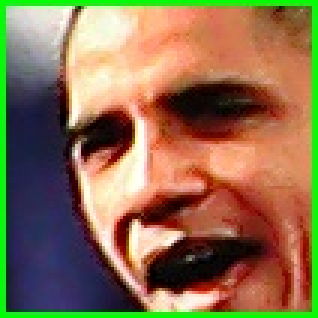
//> input picture FaceRecongnition/person14.jpg, 106 x 106 px, given in place of the camera (shown 3 times larger)
$ ./FaceRecongnition   (built with g++ and OpenCV 4)
//> lines starting //> are read from the running program, lines starting //| are printed output that depends on the picture; after the words box and inside, x2 and y2 are one past the last pixel; in counts of white or black regions, pixels touching at a corner belong together
### FaceRecongnition/stdafx.h
// stdafx.h : 标准系统包含文件的包含文件，
// 或是经常使用但不常更改的
// 特定于项目的包含文件
//

#pragma once

#include "targetver.h"

#include <stdio.h>
#include <tchar.h>


// TODO: 在此处引用程序需要的其他头文件

### FaceRecongnition/FaceRecongnition.cpp
// FaceRecongnition.cpp : 定义控制台应用程序的入口点。
//


#include "stdafx.h"


//Detect.cpp
//Preprocessing - Detect, Cut and Save
//@Author : TysonTangSong-liangchunjiang

#include "opencv2\opencv.hpp"
#include <iostream>
#include <iterator>
#include <stdio.h>


using namespace std;
using namespace cv;
#define CAM 2
#define PHO 1
#define K 5

/** Function Headers */
void detectAndDisplay(Mat frame);
/** Global variables */
String face_cascade_name = "haarcascade_frontalface_alt.xml";
String eyes_cascade_name = "haarcascade_eye_tree_eyeglasses.xml";
CascadeClassifier face_cascade;
CascadeClassifier eyes_cascade;
string window_name = "Capture - Face detection";
RNG rng(12345);

int person_judge = -1;

void readImage();
void faceReconginition(Mat image_face);
// [7 lines of commented-out code are left out]
cv::Ptr<cv::FaceRecognizer> model = cv::createLBPHFaceRecognizer(1,8,8,8,80);
int main()
{
	VideoCapture cap;
	cap.open(0);
	//model = createFisherFaceRecognizer();
	//readImage();
	//-- 1. Load the cascades
	if (!face_cascade.load(face_cascade_name)){ printf("--(!)Error loading\n"); return -1; };
	if (!eyes_cascade.load(eyes_cascade_name)){ printf("--(!)Error loading\n"); return -1; };
	//-- 2. Read the video stream
	if (!cap.isOpened())
	{
		cout << "open camera failed!" << endl;
		return -1;
	}

	int key = -1;
	Mat frame;
	while (key != 27)
	{
		cap >> frame;
//> frame is the input picture: 106 rows x 106 cols, CV_8UC3; mean B, G, R 80.5, 112.4, 140.9
		if (!frame.empty())
		{
			//Mat img2 = imread("p1.jpg");
			detectAndDisplay(frame);
			//imshow("src", frame);
			key = waitKey(20);
			if (key == 's')
			{
				imwrite("person.jpg", frame);
			}

		}
	}
	return 0;
}

/** @function detectAndDisplay */
void detectAndDisplay(Mat frame)
{
	std::vector<Rect> faces;
	Mat frame_gray;

	cvtColor(frame, frame_gray, COLOR_BGR2GRAY);
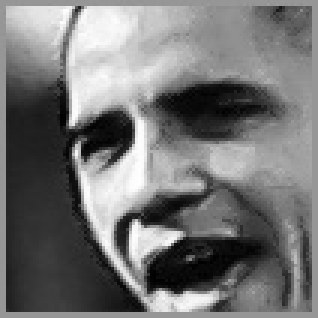
//> frame_gray: 106 rows x 106 cols, CV_8UC1 (shown 3 times larger); min 0, max 254, mean 117.3
	equalizeHist(frame_gray, frame_gray);
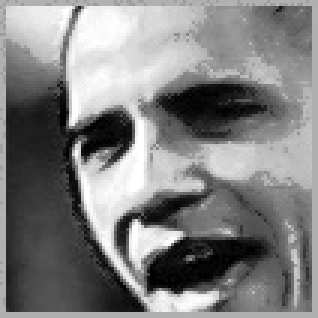
//> frame_gray: 106 rows x 106 cols, CV_8UC1 (shown 3 times larger); min 0, max 255, mean 128.6

	//-- Detect faces
	/*
	1.image表示的是要检测的输入图像
	2.objects表示检测到的人脸目标序列
	3.scaleFactor表示每次图像尺寸减小的比例
	4. minNeighbors表示每一个目标至少要被检测到3次才算是真的目标(因为周围的像素和不同的窗口大小都可以检测到人脸),
	5.minSize为目标的最小尺寸
	6.minSize为目标的最大尺寸
	*/
	face_cascade.detectMultiScale(frame_gray, faces, 1.1, 2, 0 | CASCADE_SCALE_IMAGE, Size(100, 100));
//> faces = empty
	//face_cascade.detectMultiScale(frame_gray, faces, 1.1, 3, CASCADE_SCALE_IMAGE, Size(70, 70),Size(100,100));
	Mat img_person;
	for (size_t i = 0; i < faces.size(); i++)
	{
		Point center(faces[i].x + faces[i].width / 2, faces[i].y + faces[i].height / 2);
		//ellipse(frame, center, Size(faces[i].width / 2, faces[i].height / 2), 0, 0, 360, Scalar(255, 0, 255), 4, 8, 0);

		//cout << faces[i].x << "," << faces[i].y << endl;
		rectangle(frame, Rect(faces[i].x, faces[i].y, faces[i].width, faces[i].height), Scalar(0, 255, 0), 2);
		Mat faceROI = frame_gray(faces[i]);
		std::vector<Rect> eyes;

		// [38 lines of commented-out code are left out]
		img_person = frame(faces[i]);
		//faceReconginition(img_person);
	}
//> this loop made 0 passes
	//-- Show what you got
	imshow(window_name, frame);
	char c = waitKey(2);
//> the Esc key is pressed
//> the Esc key is pressed
	if (c == 's')
	{
		/*Mat img = frame();*/
		imwrite("person.jpg",img_person);
	}
}

// [123 lines left out: functions readImage, faceReconginition, not called in this run]

$ run again, on FaceRecongnition/person15.jpg
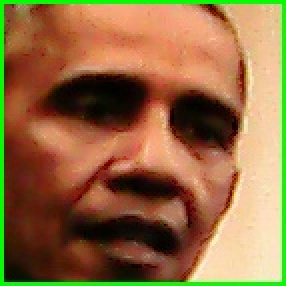
//> input picture FaceRecongnition/person15.jpg, 143 x 143 px, given in place of the camera (shown 2 times larger)
//> frame is the input picture: 143 rows x 143 cols, CV_8UC3; mean B, G, R 66, 107.9, 147.1
//> in detectAndDisplay, `equalizeHist(frame_gray, frame_gray);`:
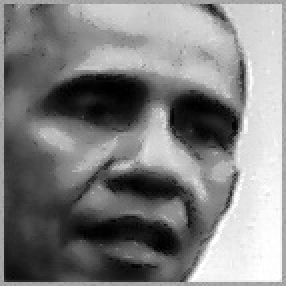
//> frame_gray: 143 rows x 143 cols, CV_8UC1 (shown 2 times larger); min 0, max 255, mean 128.2
//> faces = 1 Rect (x, y, width, height): [7, 6, 128, 128]
//> the loop in detectAndDisplay, `for (size_t i = 0; i < faces.size(); i++)` made 1 pass
//> center on pass 1: Point(71, 70)
//> after the loop in detectAndDisplay, `for (size_t i = 0; i < faces.size(); i++)`:
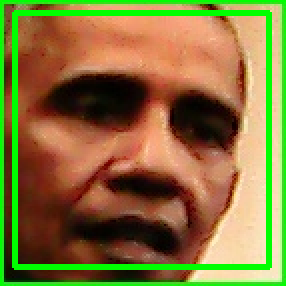
//> frame: 143 rows x 143 cols, CV_8UC3 (shown 2 times larger); 7.43% of pixels changed, all inside (x1, y1, x2, y2) = (6, 5, 136, 135)

$ run again, on FaceRecongnition/person16.jpg
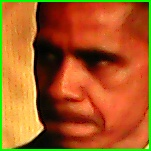
//> input picture FaceRecongnition/person16.jpg, 151 x 151 px, given in place of the camera
//> frame is the input picture: 151 rows x 151 cols, CV_8UC3; mean B, G, R 33.6, 91, 169.4
//> in detectAndDisplay, `equalizeHist(frame_gray, frame_gray);`:
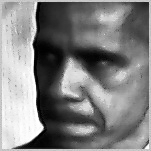
//> frame_gray: 151 rows x 151 cols, CV_8UC1; min 0, max 255, mean 128.2
//> faces = 1 Rect (x, y, width, height): [6, 10, 133, 133]
//> the loop in detectAndDisplay, `for (size_t i = 0; i < faces.size(); i++)` made 1 pass
//> center on pass 1: Point(72, 76)
//> after the loop in detectAndDisplay, `for (size_t i = 0; i < faces.size(); i++)`:
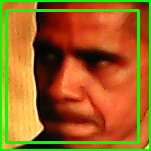
//> frame: 151 rows x 151 cols, CV_8UC3; 6.93% of pixels changed, all inside (x1, y1, x2, y2) = (5, 9, 140, 144)

$ run again, on FaceRecongnition/person17.jpg
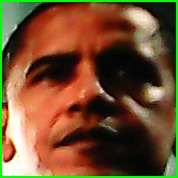
//> input picture FaceRecongnition/person17.jpg, 178 x 178 px, given in place of the camera
//> frame is the input picture: 178 rows x 178 cols, CV_8UC3; mean B, G, R 47.7, 80.1, 114.6
//> in detectAndDisplay, `equalizeHist(frame_gray, frame_gray);`:
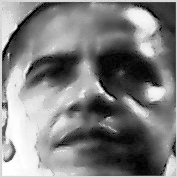
//> frame_gray: 178 rows x 178 cols, CV_8UC1; min 0, max 255, mean 128.5
//> faces = 1 Rect (x, y, width, height): [11, 10, 152, 152]
//> the loop in detectAndDisplay, `for (size_t i = 0; i < faces.size(); i++)` made 1 pass
//> center on pass 1: Point(87, 86)
//> after the loop in detectAndDisplay, `for (size_t i = 0; i < faces.size(); i++)`:
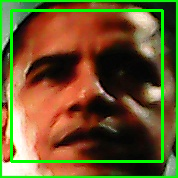
//> frame: 178 rows x 178 cols, CV_8UC3; 5.71% of pixels changed, all inside (x1, y1, x2, y2) = (10, 9, 164, 163)
